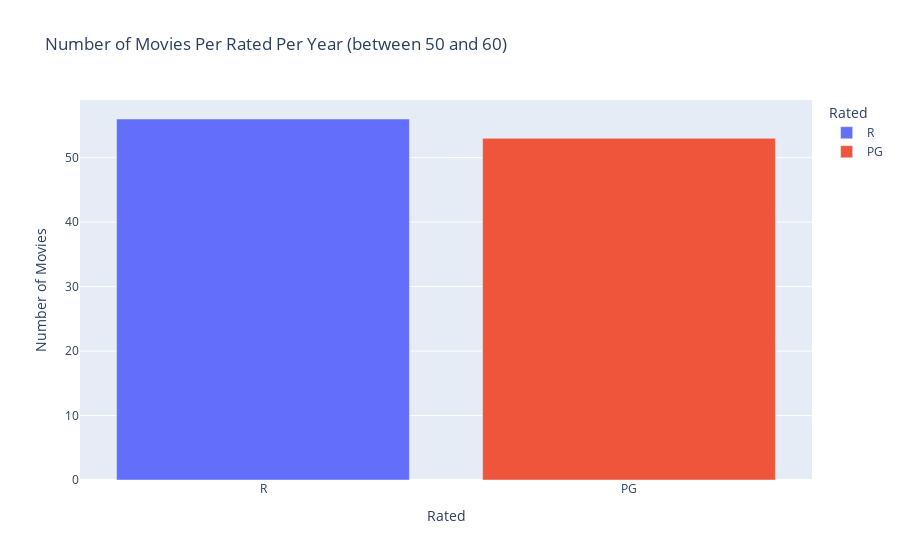

Source (notebook cell):
### Code cell
df = show_table(movies.aggregate(pipeline))
df['Year'] = df['Year'].astype('str')
fig = px.bar(df,x = 'Rated',y  = 'Number of Movies',color = 'Rated',title = 'Number of Movies Per Rated Per Year (between 50 and 60)')
fig

### Figure 1 — Plotly figure (JSON) as saved in the notebook; plotly's stock layout.template omitted (floating-point values rounded to 4 significant figures)
{"data": [{"alignmentgroup": "True", "hovertemplate": "Rated=%{x}<br>Number of Movies=%{y}<extra></extra>", "legendgroup": "R", "marker": {"color": "#636efa"}, "name": "R", "offsetgroup": "R", "orientation": "v", "showlegend": true, "textposition": "auto", "type": "bar", "x": ["R"], "xaxis": "x", "y": [56], "yaxis": "y"}, {"alignmentgroup": "True", "hovertemplate": "Rated=%{x}<br>Number of Movies=%{y}<extra></extra>", "legendgroup": "PG", "marker": {"color": "#EF553B"}, "name": "PG", "offsetgroup": "PG", "orientation": "v", "showlegend": true, "textposition": "auto", "type": "bar", "x": ["PG"], "xaxis": "x", "y": [53], "yaxis": "y"}], "layout": {"barmode": "relative", "legend": {"title": {"text": "Rated"}, "tracegroupgap": 0}, "title": {"text": "Number of Movies Per Rated Per Year (between 50 and 60)"}, "xaxis": {"anchor": "y", "categoryarray": ["R", "PG"], "categoryorder": "array", "domain": [0, 1], "title": {"text": "Rated"}}, "yaxis": {"anchor": "x", "domain": [0, 1], "title": {"text": "Number of Movies"}}}}
